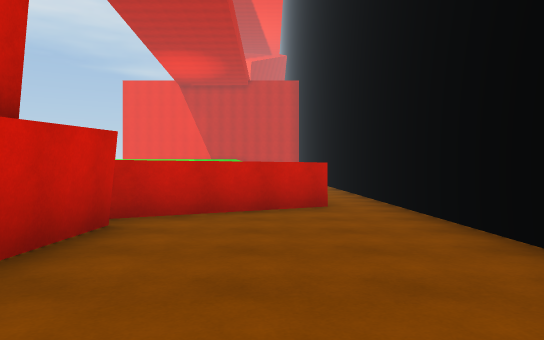
View 1 (above)

24 first-person views from a walk through a scene from a Unity 3-D project. The camera is 1.3 m above the floor, looks level and sees 70° across. The floor is counted in squares, 2 m on a side. Each view is taken from the middle of a square. On the plan, view 1 faces up. The plan holds only what a view shows up to about 11 squares ahead; the rest is blank. The place goes on beyond the plan.

View 2
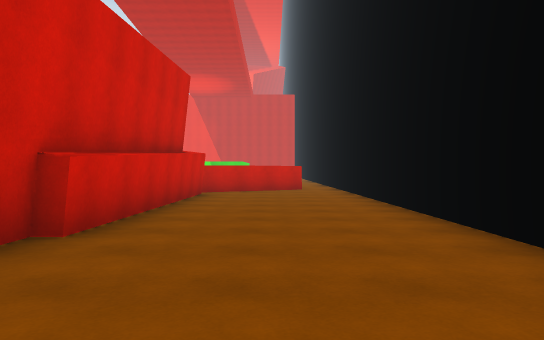

View 3
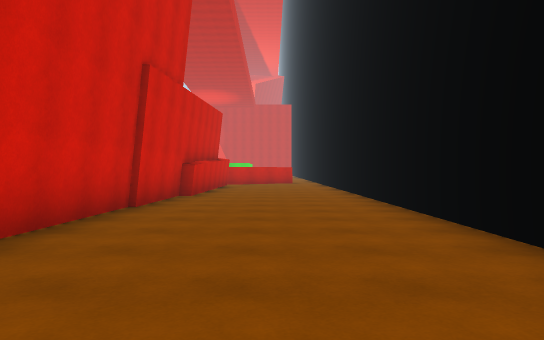

View 4
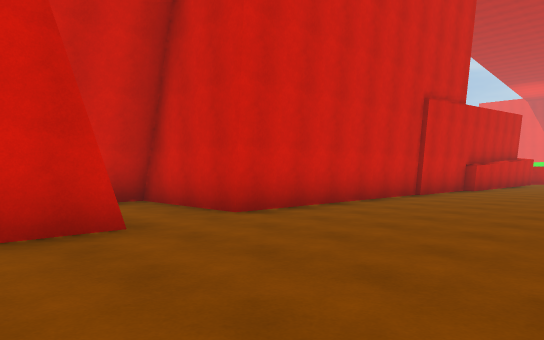

View 5
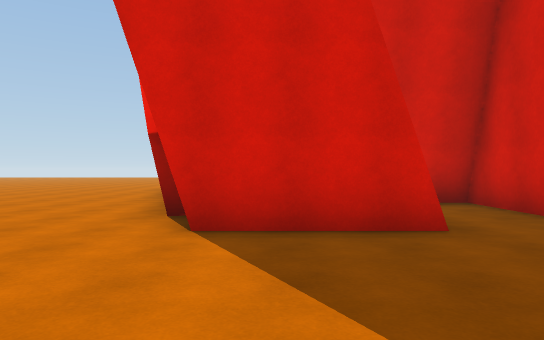

View 6
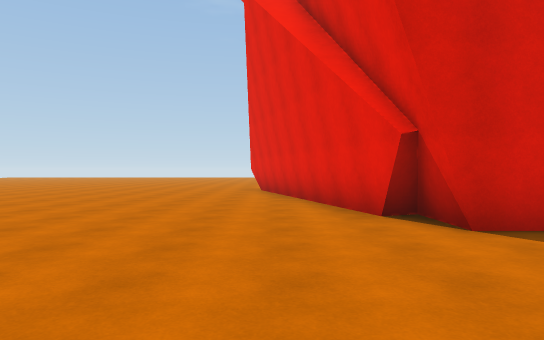

View 7
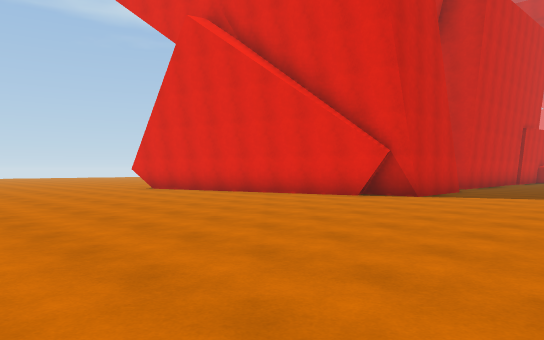

View 8
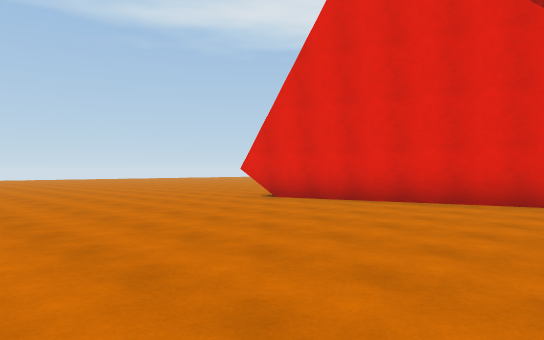

View 9
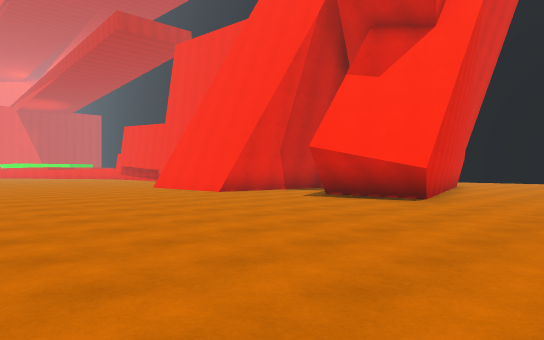

View 10
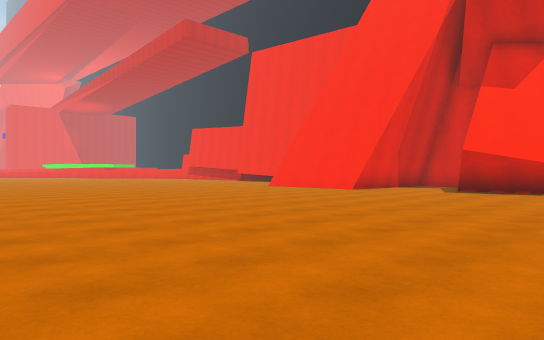

View 11
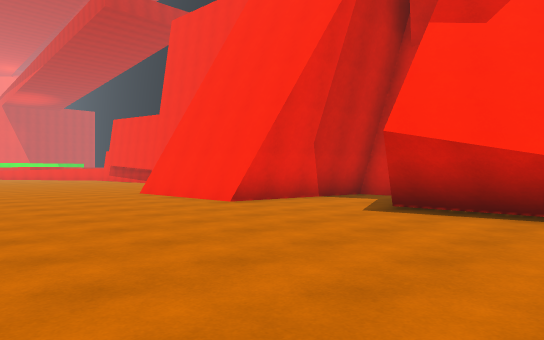

View 12
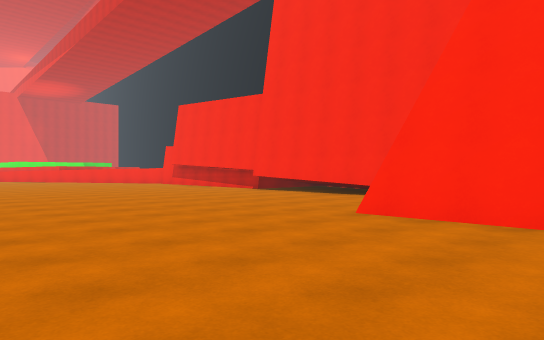

View 13
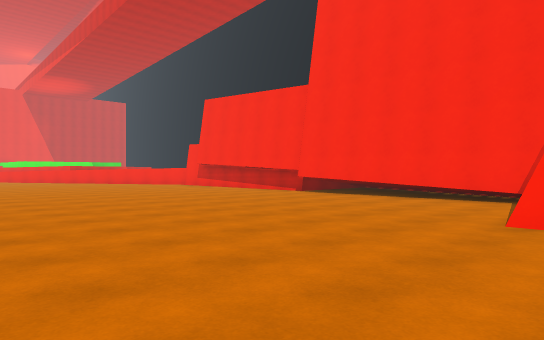

View 14
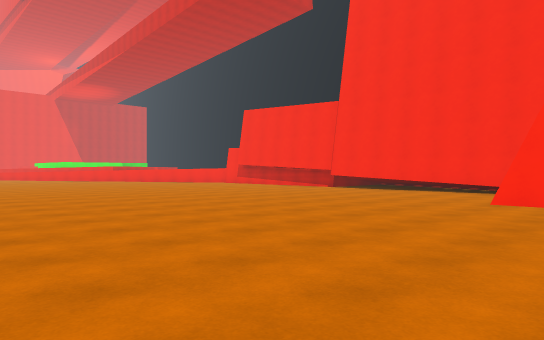

View 15
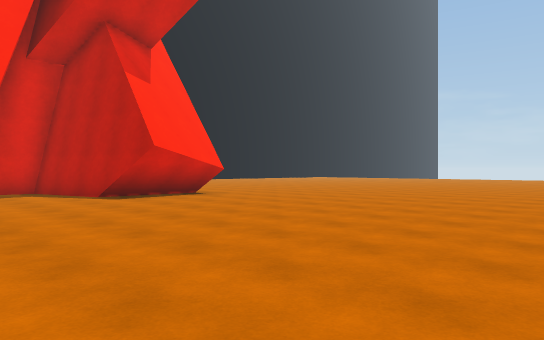

View 16
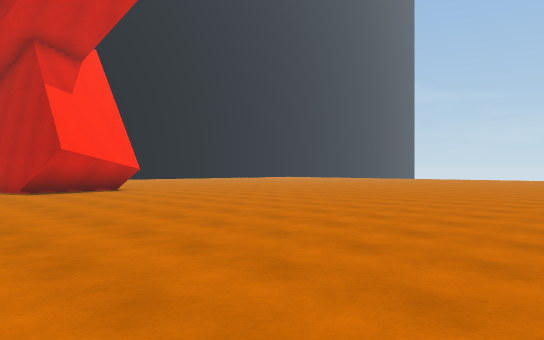

View 17
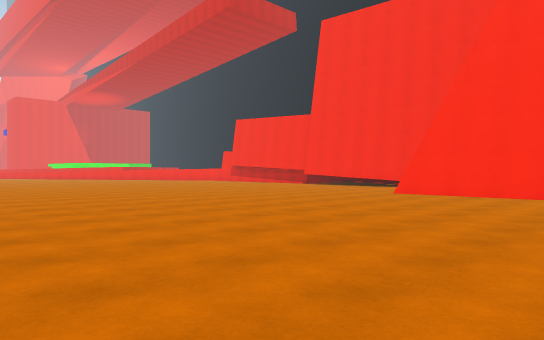

View 18
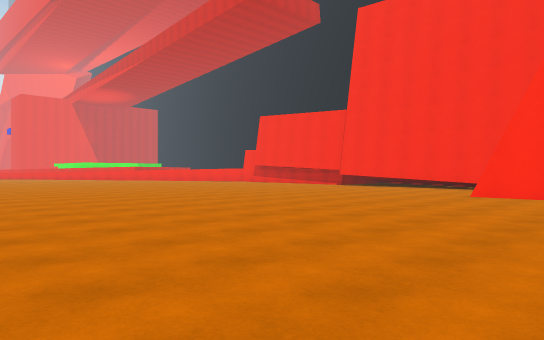

View 19
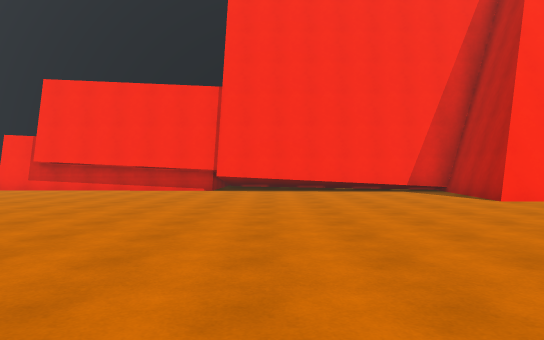

View 20
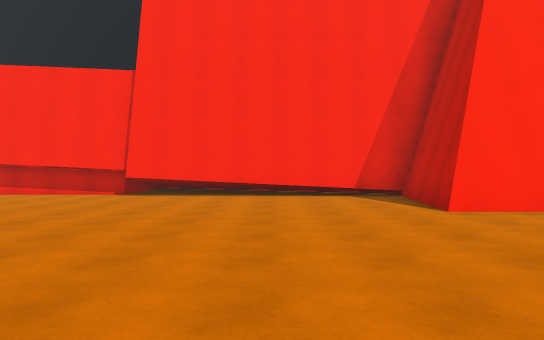

View 21
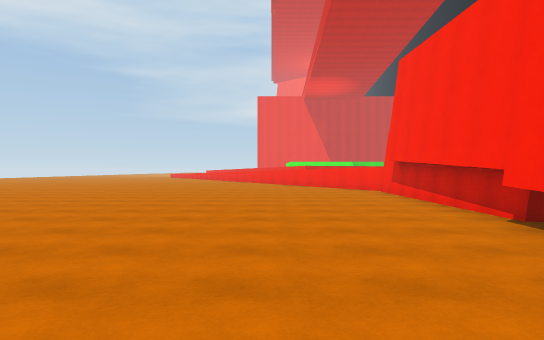

View 22
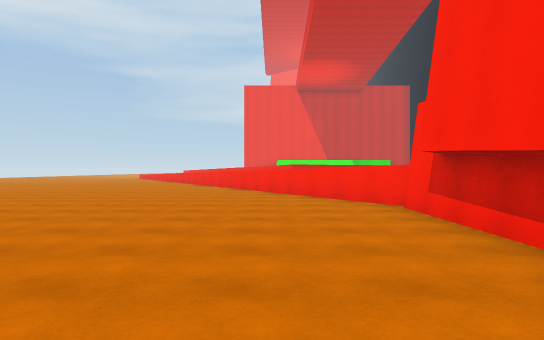

View 23
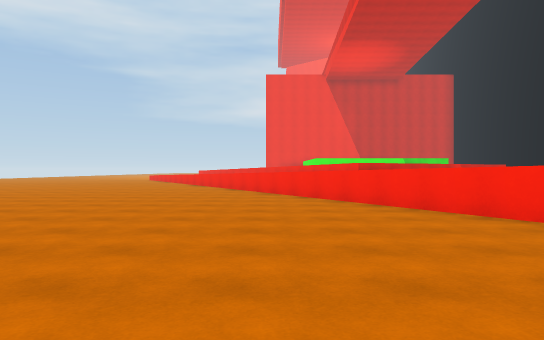

View 24
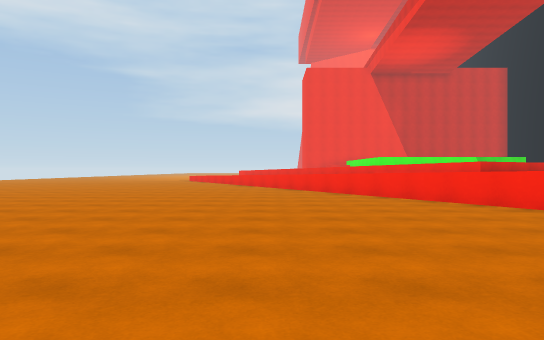

### Floor plan
Points are (right, up) in squares from view 1. A wall is a line through its corners. A room is listed if a view was taken in it or the views show most of it. See-through windows are left out.
Room 1 (views 1, 2, 3, 4, 5, 6, 7, 8, 9, 10, 11, 12, 13, 14, 15, 16, 17, 18, 19, 20, 21, 22, 23, 24)
walls: (-7.7, -2.1) (-7.6, 5) (-13.2, 15); (-11.9, -12.5) (-11.9, -8.9); (-11.6, -12.5) (-11.6, -8.9) (-8.3, -9.3) (-8.1, 2); (-5.5, -11.1) (-5.5, -12.1); (-2.4, -5.2) (-2.5, -11.2) (-5.6, -11.1); (-2.2, -1.6) (-2.2, -11.2); (-7.9, -14.2) (-7.9, -13.4) (-11.8, -12.9); (-8.4, -15.1) (-8.3, -14.1); (-11.7, -16) (-7.8, -15); (-1.9, 4.6) (-2, -2.3) (-2.4, -2.3); (-2.5, -13.5) (-2.5, -15.9); (-2.2, -13.2) (-2.3, -16) (-3.4, -16); (2.3, -6.9) (2.3, 11); (-3.2, -15.9) (-2.9, -16.6); (-3, -16.1) (-2.8, -16.4) (-11.3, -18.6) (-11.6, -17.9); (1.1, 7) (-2.2, 5.1)
low walls: (-5.6, -11.1) (-5.6, -11.9); (-3.4, -16) (-3.2, -16.5)

Where each view was taken, in squares from view 1:
view 1: 0 up, 0 right, facing up
view 2: 6 down, 0 right, facing up
view 3: 12 down, 0 right, facing up
view 4: 15 down, 2 right, facing up-left
view 5: 15 down, 2 right, facing left
view 6: 18 down, 2 right, facing left
view 7: 25 down, 2 right, facing up-left
view 8: 25 down, 4 left, facing up-left
view 9: 22 down, 19 left, facing up-right
view 10: 20 down, 23 left, facing up-right
view 11: 19 down, 17 left, facing up-right
view 12: 12 down, 17 left, facing up-right
view 13: 10 down, 17 left, facing up-right
view 14: 11 down, 20 left, facing up-right
view 15: 12 down, 20 left, facing down-right
view 16: 13 down, 23 left, facing down-right
view 17: 14 down, 22 left, facing up-right
view 18: 12 down, 22 left, facing up-right
view 19: 4 down, 20 left, facing right
view 20: 6 down, 18 left, facing right
view 21: 7 down, 11 left, facing up
view 22: 2 down, 10 left, facing up
view 23: 2 up, 12 left, facing up
view 24: 4 up, 15 left, facing up
